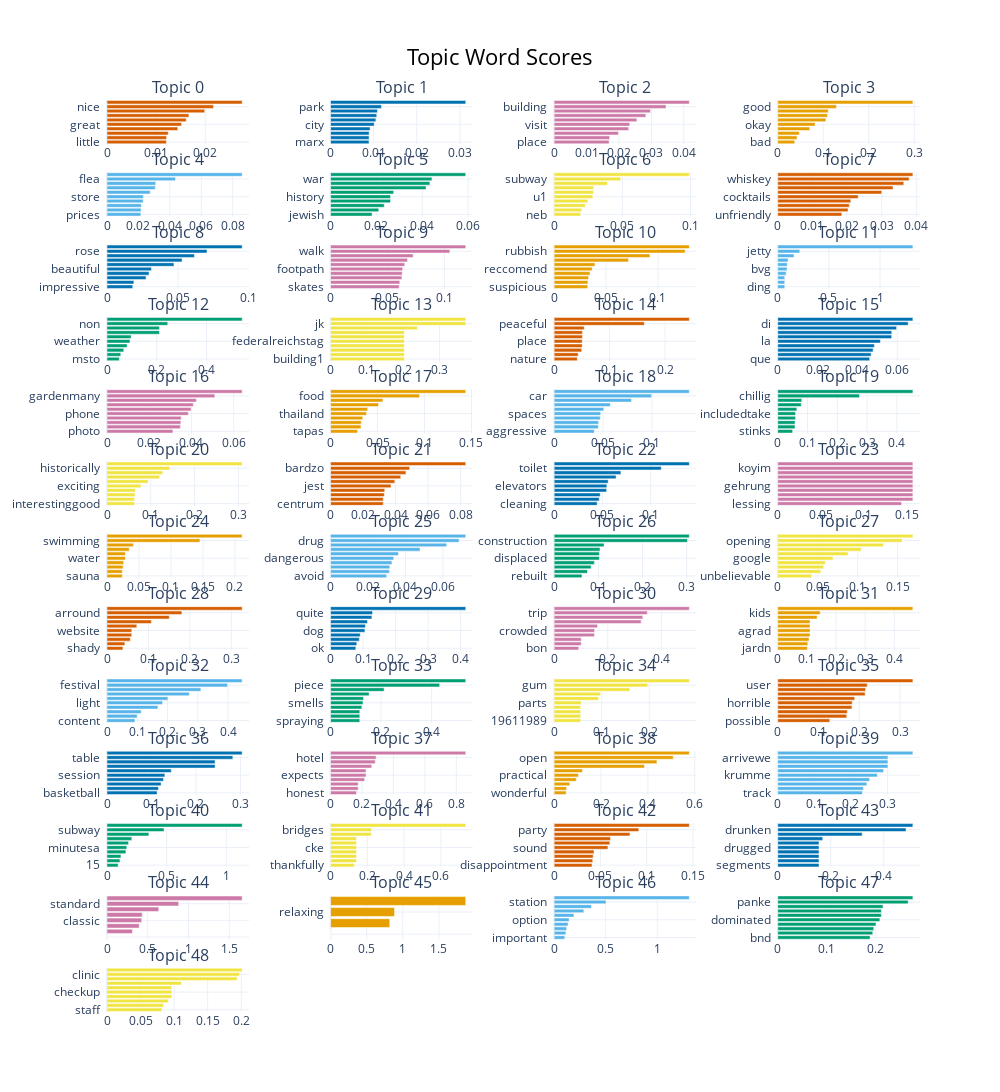

Notebook code cell kept with this figure:
### Code cell
topic_model.visualize_barchart(top_n_topics = 50, n_words = 20)

### Figure 1 — Plotly figure (JSON) as saved in the notebook; plotly's stock layout.template omitted (floating-point values rounded to 4 significant figures)
{"data": [{"marker": {"color": "#D55E00"}, "orientation": "h", "type": "bar", "x": [0.0121, 0.01213, 0.01248, 0.01442, 0.01518, 0.01613, 0.01668, 0.01989, 0.02169, 0.02752], "xaxis": "x", "y": ["little  ", "good  ", "walk  ", "small  ", "great  ", "playground  ", "beautiful  ", "place  ", "nice  ", "park  "], "yaxis": "y"}, {"marker": {"color": "#0072B2"}, "orientation": "h", "type": "bar", "x": [0.008913, 0.008935, 0.00895, 0.009161, 0.01012, 0.0105, 0.01071, 0.01088, 0.01181, 0.03136], "xaxis": "x2", "y": ["marx  ", "brandenburg  ", "best  ", "cathedral  ", "city  ", "place  ", "german  ", "visit  ", "park  ", "berlin  "], "yaxis": "y2"}, {"marker": {"color": "#CC79A7"}, "orientation": "h", "type": "bar", "x": [0.01695, 0.01712, 0.01984, 0.023, 0.02332, 0.02553, 0.0283, 0.02974, 0.03451, 0.04171], "xaxis": "x3", "y": ["place  ", "modern  ", "worth  ", "tour  ", "visit  ", "beautiful  ", "view  ", "architecture  ", "building  ", "church  "], "yaxis": "y3"}, {"marker": {"color": "#E69F00"}, "orientation": "h", "type": "bar", "x": [0.03732, 0.04237, 0.04746, 0.07039, 0.08193, 0.1057, 0.1095, 0.111, 0.1289, 0.2969], "xaxis": "x4", "y": ["bad  ", "love  ", "great  ", "gut  ", "okay  ", "beautiful  ", "cool  ", "nice  ", "good  ", "ok  "], "yaxis": "y4"}, {"marker": {"color": "#56B4E9"}, "orientation": "h", "type": "bar", "x": [0.02153, 0.0217, 0.02189, 0.02304, 0.02313, 0.02747, 0.03073, 0.03105, 0.04363, 0.08604], "xaxis": "x5", "y": ["prices  ", "stalls  ", "books  ", "selection  ", "store  ", "sunday  ", "clothes  ", "saturday  ", "flea  ", "market  "], "yaxis": "y5"}, {"marker": {"color": "#009E73"}, "orientation": "h", "type": "bar", "x": [0.01809, 0.02102, 0.02341, 0.02617, 0.02617, 0.02753, 0.04166, 0.04332, 0.04423, 0.05898], "xaxis": "x6", "y": ["jewish  ", "victims  ", "prison  ", "soldiers  ", "history  ", "monument  ", "soviet  ", "cemetery  ", "war  ", "memorial  "], "yaxis": "y6"}, {"marker": {"color": "#F0E442"}, "orientation": "h", "type": "bar", "x": [0.01945, 0.0203, 0.02282, 0.02469, 0.02838, 0.02883, 0.02889, 0.03919, 0.04883, 0.09916], "xaxis": "x7", "y": ["neb  ", "ubahn  ", "elevator  ", "trains  ", "u1  ", "sbahn  ", "u3  ", "train  ", "subway  ", "station  "], "yaxis": "y7"}, {"marker": {"color": "#D55E00"}, "orientation": "h", "type": "bar", "x": [0.01849, 0.02029, 0.02066, 0.0211, 0.02321, 0.03002, 0.03327, 0.03638, 0.03793, 0.03901], "xaxis": "x8", "y": ["unfriendly  ", "whiskeys  ", "friendly  ", "menu  ", "cocktails  ", "bar  ", "staff  ", "food  ", "whiskey  ", "service  "], "yaxis": "y8"}, {"marker": {"color": "#0072B2"}, "orientation": "h", "type": "bar", "x": [0.01816, 0.01894, 0.0275, 0.0296, 0.0313, 0.04716, 0.05286, 0.06156, 0.07043, 0.09519], "xaxis": "x9", "y": ["impressive  ", "artistic  ", "beauty  ", "statues  ", "beautiful  ", "flowers  ", "roses  ", "tiergarten  ", "rose  ", "garden  "], "yaxis": "y9"}, {"marker": {"color": "#CC79A7"}, "orientation": "h", "type": "bar", "x": [0.06024, 0.0608, 0.06264, 0.06296, 0.06333, 0.06514, 0.06759, 0.07254, 0.1048, 0.1187], "xaxis": "x10", "y": ["skates  ", "shared  ", "bearable  ", "cyclists  ", "footpath  ", "beginners  ", "autumnwinter  ", "roller  ", "walk  ", "route  "], "yaxis": "y10"}, {"marker": {"color": "#E69F00"}, "orientation": "h", "type": "bar", "x": [0.03236, 0.03258, 0.03309, 0.0345, 0.03664, 0.0393, 0.07157, 0.09226, 0.1262, 0.1302], "xaxis": "x11", "y": ["suspicious  ", "grass  ", "garbage  ", "ts  ", "reccomend  ", "littered  ", "unfortunately  ", "clean  ", "rubbish  ", "dirty  "], "yaxis": "y11"}, {"marker": {"color": "#56B4E9"}, "orientation": "h", "type": "bar", "x": [0.06875, 0.06875, 0.06875, 0.08244, 0.09074, 0.0928, 0.1012, 0.1587, 0.2158, 1.321], "xaxis": "x12", "y": ["ding  ", "bb  ", "fdxb  ", "simply  ", "bvg  ", "mega  ", "mid  ", "superb  ", "jetty  ", "super  "], "yaxis": "y12"}, {"marker": {"color": "#009E73"}, "orientation": "h", "type": "bar", "x": [0.04936, 0.05531, 0.06731, 0.08079, 0.09245, 0.09702, 0.2109, 0.2109, 0.2442, 0.5434], "xaxis": "x13", "y": ["msto  ", "worth  ", "gu  ", "ut  ", "weather  ", "trip  ", "wound  ", "erable  ", "non  ", "ne  "], "yaxis": "y13"}, {"marker": {"color": "#F0E442"}, "orientation": "h", "type": "bar", "x": [0.2029, 0.2029, 0.2029, 0.2029, 0.2029, 0.2029, 0.2029, 0.2386, 0.372, 0.372], "xaxis": "x14", "y": ["building1  ", "ids  ", "n228  ", "machineeduardo  ", "federalreichstag  ", "frank198219981991volume  ", "chonen  ", "google  ", "jk  ", "kp  "], "yaxis": "y14"}, {"marker": {"color": "#D55E00"}, "orientation": "h", "type": "bar", "x": [0.04173, 0.04323, 0.0497, 0.05063, 0.05065, 0.05097, 0.05097, 0.05419, 0.1626, 0.2437], "xaxis": "x15", "y": ["nature  ", "quietly  ", "peace  ", "silence  ", "place  ", "spruced  ", "ieckiem  ", "nice  ", "peaceful  ", "quiet  "], "yaxis": "y15"}, {"marker": {"color": "#0072B2"}, "orientation": "h", "type": "bar", "x": [0.04616, 0.04691, 0.04791, 0.04853, 0.05155, 0.05722, 0.05727, 0.05967, 0.06549, 0.06787], "xaxis": "x16", "y": ["que  ", "en  ", "muy  ", "del  ", "la  ", "lugar  ", "che  ", "il  ", "di  ", "una  "], "yaxis": "y16"}, {"marker": {"color": "#CC79A7"}, "orientation": "h", "type": "bar", "x": [0.03123, 0.03475, 0.03497, 0.03515, 0.03855, 0.03982, 0.04088, 0.04232, 0.05107, 0.06402], "xaxis": "x17", "y": ["photo  ", "colors  ", "possible  ", "memory  ", "phone  ", "remember  ", "stopped  ", "ruins  ", "gardenmany  ", "youll  "], "yaxis": "y17"}, {"marker": {"color": "#E69F00"}, "orientation": "h", "type": "bar", "x": [0.02872, 0.03238, 0.03269, 0.03429, 0.03828, 0.03951, 0.05106, 0.05566, 0.09463, 0.1439], "xaxis": "x18", "y": ["tapas  ", "dishes  ", "delicious  ", "asian  ", "thailand  ", "pad  ", "vietnamese  ", "authentic  ", "food  ", "thai  "], "yaxis": "y18"}, {"marker": {"color": "#56B4E9"}, "orientation": "h", "type": "bar", "x": [0.04099, 0.04515, 0.04547, 0.04718, 0.04761, 0.05072, 0.05745, 0.0791, 0.09965, 0.1382], "xaxis": "x19", "y": ["aggressive  ", "make  ", "pedestrians  ", "recklessly  ", "spaces  ", "speeding  ", "garage  ", "cyclists  ", "car  ", "parking  "], "yaxis": "y19"}, {"marker": {"color": "#009E73"}, "orientation": "h", "type": "bar", "x": [0.05, 0.05803, 0.05822, 0.05981, 0.05981, 0.06411, 0.07895, 0.0807, 0.2747, 0.4539], "xaxis": "x20", "y": ["stinks  ", "chilling  ", "place  ", "spartan  ", "includedtake  ", "totally  ", "chillout  ", "spot  ", "chillig  ", "chill  "], "yaxis": "y20"}, {"marker": {"color": "#F0E442"}, "orientation": "h", "type": "bar", "x": [0.06303, 0.06303, 0.06389, 0.06499, 0.07753, 0.09394, 0.1201, 0.1272, 0.1434, 0.3086], "xaxis": "x21", "y": ["interestinggood  ", "gums  ", "site  ", "seeing  ", "exciting  ", "valuable  ", "history  ", "historical  ", "historically  ", "interesting  "], "yaxis": "y21"}, {"marker": {"color": "#D55E00"}, "orientation": "h", "type": "bar", "x": [0.03242, 0.03242, 0.03307, 0.03332, 0.03719, 0.03951, 0.04316, 0.04637, 0.04865, 0.08315], "xaxis": "x22", "y": ["centrum  ", "om  ", "te  ", "tot  ", "jest  ", "iin  ", "na  ", "miejsce  ", "bardzo  ", "bir  "], "yaxis": "y22"}, {"marker": {"color": "#0072B2"}, "orientation": "h", "type": "bar", "x": [0.04454, 0.04667, 0.0477, 0.05433, 0.05457, 0.05597, 0.06415, 0.06913, 0.1109, 0.14], "xaxis": "x23", "y": ["cleaning  ", "unfortunately  ", "public  ", "parking  ", "elevators  ", "used  ", "toilets  ", "smell  ", "toilet  ", "urine  "], "yaxis": "y23"}, {"marker": {"color": "#CC79A7"}, "orientation": "h", "type": "bar", "x": [0.1439, 0.157, 0.157, 0.157, 0.157, 0.157, 0.157, 0.157, 0.157, 0.157], "xaxis": "x24", "y": ["lessing  ", "p2  ", "chwil  ", "choralspace  ", "gehrung  ", "hhe  ", "hilalspor  ", "amina  ", "koyim  ", "p3  "], "yaxis": "y24"}, {"marker": {"color": "#E69F00"}, "orientation": "h", "type": "bar", "x": [0.02396, 0.02396, 0.02521, 0.02614, 0.02874, 0.02875, 0.03476, 0.04131, 0.1453, 0.2114], "xaxis": "x25", "y": ["sauna  ", "temperature  ", "changing  ", "rooms  ", "water  ", "pools  ", "clean  ", "swim  ", "swimming  ", "pool  "], "yaxis": "y25"}, {"marker": {"color": "#56B4E9"}, "orientation": "h", "type": "bar", "x": [0.02997, 0.03145, 0.03162, 0.03278, 0.03373, 0.03627, 0.0478, 0.06206, 0.06866, 0.07221], "xaxis": "x26", "y": ["avoid  ", "park  ", "yelling  ", "dont  ", "dangerous  ", "offered  ", "aggressive  ", "dealers  ", "drug  ", "drugs  "], "yaxis": "y26"}, {"marker": {"color": "#009E73"}, "orientation": "h", "type": "bar", "x": [0.06296, 0.07536, 0.08376, 0.09107, 0.1024, 0.1024, 0.1038, 0.113, 0.3018, 0.306], "xaxis": "x27", "y": ["rebuilt  ", "politics  ", "renovated  ", "better  ", "displaced  ", "neverending  ", "site  ", "sites  ", "construction  ", "renovation  "], "yaxis": "y27"}, {"marker": {"color": "#F0E442"}, "orientation": "h", "type": "bar", "x": [0.04253, 0.05389, 0.05746, 0.05952, 0.06915, 0.08797, 0.1044, 0.1322, 0.1556, 0.1691], "xaxis": "x28", "y": ["unbelievable  ", "incorrect  ", "hours  ", "correct  ", "google  ", "times  ", "website  ", "open  ", "opening  ", "closed  "], "yaxis": "y28"}, {"marker": {"color": "#D55E00"}, "orientation": "h", "type": "bar", "x": [0.03841, 0.04314, 0.05622, 0.05975, 0.05982, 0.07188, 0.1071, 0.1502, 0.1807, 0.3261], "xaxis": "x29", "y": ["shady  ", "missing  ", "dogs  ", "ok  ", "website  ", "pm  ", "wasnt  ", "clean  ", "arround  ", "benches  "], "yaxis": "y29"}, {"marker": {"color": "#0072B2"}, "orientation": "h", "type": "bar", "x": [0.07768, 0.08058, 0.08838, 0.09123, 0.1056, 0.1072, 0.1136, 0.1271, 0.1291, 0.4157], "xaxis": "x30", "y": ["ok  ", "fortunately  ", "bit  ", "newspaper  ", "dog  ", "walk  ", "quiet  ", "nice  ", "quite  ", "small  "], "yaxis": "y30"}, {"marker": {"color": "#CC79A7"}, "orientation": "h", "type": "bar", "x": [0.09183, 0.101, 0.101, 0.1503, 0.1507, 0.1618, 0.3244, 0.3307, 0.3474, 0.5041], "xaxis": "x31", "y": ["bon  ", "charter  ", "ami  ", "location  ", "crowded  ", "better  ", "piers  ", "embarkation  ", "trip  ", "boat  "], "yaxis": "y31"}, {"marker": {"color": "#E69F00"}, "orientation": "h", "type": "bar", "x": [0.1017, 0.1033, 0.1075, 0.1109, 0.1109, 0.1109, 0.1109, 0.1351, 0.1456, 0.4638], "xaxis": "x32", "y": ["jardn  ", "ones  ", "suitable  ", "tardes  ", "agrad  ", "adultos  ", "kiddies  ", "impressed  ", "kids  ", "children  "], "yaxis": "y32"}, {"marker": {"color": "#56B4E9"}, "orientation": "h", "type": "bar", "x": [0.09246, 0.09942, 0.113, 0.1682, 0.1836, 0.2012, 0.2721, 0.3101, 0.3982, 0.4466], "xaxis": "x33", "y": ["content  ", "2016  ", "03102018  ", "location  ", "light  ", "installation  ", "low  ", "key  ", "festival  ", "lights  "], "yaxis": "y33"}, {"marker": {"color": "#009E73"}, "orientation": "h", "type": "bar", "x": [0.1155, 0.1155, 0.1155, 0.1238, 0.1282, 0.1303, 0.1525, 0.2118, 0.4317, 0.5348], "xaxis": "x34", "y": ["spraying  ", "cemeteryyou  ", "deepest  ", "nice  ", "smells  ", "tip  ", "insider  ", "houseboats  ", "piece  ", "water  "], "yaxis": "y34"}, {"marker": {"color": "#F0E442"}, "orientation": "h", "type": "bar", "x": [0.05587, 0.05587, 0.05587, 0.05587, 0.05709, 0.09353, 0.09756, 0.1592, 0.197, 0.2844], "xaxis": "x35", "y": ["19611989  ", "gumthis  ", "wellunfortunately  ", "residue  ", "parts  ", "remains  ", "covered  ", "chewing  ", "gum  ", "wall  "], "yaxis": "y35"}, {"marker": {"color": "#D55E00"}, "orientation": "h", "type": "bar", "x": [0.1277, 0.1692, 0.1707, 0.182, 0.1826, 0.1887, 0.2143, 0.2154, 0.2194, 0.3314], "xaxis": "x36", "y": ["possible  ", "deduction  ", "unfortunately  ", "isosceles  ", "horrible  ", "zero  ", "dealer  ", "stars  ", "user  ", "star  "], "yaxis": "y36"}, {"marker": {"color": "#0072B2"}, "orientation": "h", "type": "bar", "x": [0.1125, 0.1156, 0.1216, 0.127, 0.13, 0.1444, 0.243, 0.243, 0.2829, 0.3038], "xaxis": "x37", "y": ["basketball  ", "pingpong  ", "casual  ", "play  ", "session  ", "colleague  ", "pong  ", "ping  ", "table  ", "tennis  "], "yaxis": "y37"}, {"marker": {"color": "#CC79A7"}, "orientation": "h", "type": "bar", "x": [0.165, 0.1754, 0.1754, 0.2167, 0.2257, 0.2257, 0.2619, 0.2841, 0.29, 0.8602], "xaxis": "x38", "y": ["honest  ", "cause  ", "mention  ", "spiritual  ", "expects  ", "ppl  ", "said  ", "created  ", "hotel  ", "special  "], "yaxis": "y38"}, {"marker": {"color": "#E69F00"}, "orientation": "h", "type": "bar", "x": [0.05099, 0.05283, 0.06669, 0.09455, 0.104, 0.1209, 0.3854, 0.4385, 0.5081, 0.5767], "xaxis": "x39", "y": ["wonderful  ", "center  ", "urban  ", "unexpected  ", "practical  ", "eyecatcher  ", "city  ", "middle  ", "open  ", "space  "], "yaxis": "y39"}, {"marker": {"color": "#56B4E9"}, "orientation": "h", "type": "bar", "x": [0.2311, 0.2339, 0.2432, 0.2508, 0.272, 0.2889, 0.3009, 0.3009, 0.3009, 0.369], "xaxis": "x40", "y": ["track  ", "correct  ", "waited  ", "triangular  ", "krumme  ", "lanke  ", "magnetic  ", "clues  ", "arrivewe  ", "train  "], "yaxis": "y40"}, {"marker": {"color": "#009E73"}, "orientation": "h", "type": "bar", "x": [0.09363, 0.1086, 0.1169, 0.1584, 0.1658, 0.1808, 0.208, 0.3508, 0.4782, 1.133], "xaxis": "x41", "y": ["15  ", "u7  ", "disgrace  ", "perfect  ", "minutesa  ", "lotterywaiting  ", "good  ", "directions  ", "subway  ", "connection  "], "yaxis": "y41"}, {"marker": {"color": "#F0E442"}, "orientation": "h", "type": "bar", "x": [0.1293, 0.141, 0.141, 0.141, 0.141, 0.141, 0.141, 0.2213, 0.2227, 0.7353], "xaxis": "x42", "y": ["thankfully  ", "stable  ", "spreebo  ", "obstacles  ", "cke  ", "lows  ", "yep  ", "overcome  ", "bridges  ", "bridge  "], "yaxis": "y42"}, {"marker": {"color": "#D55E00"}, "orientation": "h", "type": "bar", "x": [0.04095, 0.04171, 0.04218, 0.04308, 0.05811, 0.06017, 0.06085, 0.0819, 0.09148, 0.146], "xaxis": "x43", "y": ["disappointment  ", "bad  ", "complete  ", "worst  ", "sound  ", "music  ", "bars  ", "vip  ", "party  ", "fireworks  "], "yaxis": "y43"}, {"marker": {"color": "#0072B2"}, "orientation": "h", "type": "bar", "x": [0.1556, 0.1556, 0.1556, 0.1556, 0.1556, 0.1556, 0.1697, 0.3181, 0.4836, 0.5095], "xaxis": "x44", "y": ["segments  ", "soontobe  ", "kom  ", "stuk  ", "drugged  ", "uit  ", "summer  ", "doing  ", "drunken  ", "touristswhy  "], "yaxis": "y44"}, {"marker": {"color": "#CC79A7"}, "orientation": "h", "type": "bar", "x": [1e-05, 1e-05, 1e-05, 0.3123, 0.3953, 0.4255, 0.4324, 0.6355, 0.8799, 1.659], "xaxis": "x45", "y": ["  ", "  ", "  ", "natural  ", "private  ", "classic  ", "usual  ", "ahhh  ", "standard  ", "normal  "], "yaxis": "y45"}, {"marker": {"color": "#E69F00"}, "orientation": "h", "type": "bar", "x": [1e-05, 1e-05, 1e-05, 1e-05, 1e-05, 1e-05, 1e-05, 0.8192, 0.885, 1.871], "xaxis": "x46", "y": ["  ", "  ", "  ", "  ", "  ", "  ", "  ", "cool  ", "relaxing  ", "mega  "], "yaxis": "y46"}, {"marker": {"color": "#56B4E9"}, "orientation": "h", "type": "bar", "x": [0.1034, 0.1137, 0.1206, 0.1348, 0.1459, 0.1917, 0.2877, 0.3619, 0.5031, 1.312], "xaxis": "x47", "y": ["important  ", "pictures  ", "transport  ", "class  ", "option  ", "account  ", "ive  ", "known  ", "station  ", "transfer  "], "yaxis": "y47"}, {"marker": {"color": "#009E73"}, "orientation": "h", "type": "bar", "x": [0.1895, 0.195, 0.1971, 0.2015, 0.2095, 0.2126, 0.2126, 0.2161, 0.2676, 0.2773], "xaxis": "x48", "y": ["bnd  ", "term  ", "partially  ", "combination  ", "dominated  ", "flows  ", "misleading  ", "channel  ", "panke  ", "path  "], "yaxis": "y48"}, {"marker": {"color": "#F0E442"}, "orientation": "h", "type": "bar", "x": [0.08175, 0.08428, 0.0914, 0.09653, 0.09653, 0.09653, 0.1108, 0.1938, 0.1975, 0.2014], "xaxis": "x49", "y": ["staff  ", "help  ", "prof  ", "glaucoma  ", "checkup  ", "tetz  ", "dr  ", "doctor  ", "clinic  ", "eye  "], "yaxis": "y49"}], "layout": {"annotations": [{"font": {"size": 16}, "showarrow": false, "text": "Topic 0", "x": 0.0875, "xanchor": "center", "xref": "paper", "y": 1.0, "yanchor": "bottom", "yref": "paper"}, {"font": {"size": 16}, "showarrow": false, "text": "Topic 1", "x": 0.3625, "xanchor": "center", "xref": "paper", "y": 1.0, "yanchor": "bottom", "yref": "paper"}, {"font": {"size": 16}, "showarrow": false, "text": "Topic 2", "x": 0.6375, "xanchor": "center", "xref": "paper", "y": 1.0, "yanchor": "bottom", "yref": "paper"}, {"font": {"size": 16}, "showarrow": false, "text": "Topic 3", "x": 0.9125, "xanchor": "center", "xref": "paper", "y": 1.0, "yanchor": "bottom", "yref": "paper"}, {"font": {"size": 16}, "showarrow": false, "text": "Topic 4", "x": 0.0875, "xanchor": "center", "xref": "paper", "y": 0.9207, "yanchor": "bottom", "yref": "paper"}, {"font": {"size": 16}, "showarrow": false, "text": "Topic 5", "x": 0.3625, "xanchor": "center", "xref": "paper", "y": 0.9207, "yanchor": "bottom", "yref": "paper"}, {"font": {"size": 16}, "showarrow": false, "text": "Topic 6", "x": 0.6375, "xanchor": "center", "xref": "paper", "y": 0.9207, "yanchor": "bottom", "yref": "paper"}, {"font": {"size": 16}, "showarrow": false, "text": "Topic 7", "x": 0.9125, "xanchor": "center", "xref": "paper", "y": 0.9207, "yanchor": "bottom", "yref": "paper"}, {"font": {"size": 16}, "showarrow": false, "text": "Topic 8", "x": 0.0875, "xanchor": "center", "xref": "paper", "y": 0.8414, "yanchor": "bottom", "yref": "paper"}, {"font": {"size": 16}, "showarrow": false, "text": "Topic 9", "x": 0.3625, "xanchor": "center", "xref": "paper", "y": 0.8414, "yanchor": "bottom", "yref": "paper"}, {"font": {"size": 16}, "showarrow": false, "text": "Topic 10", "x": 0.6375, "xanchor": "center", "xref": "paper", "y": 0.8414, "yanchor": "bottom", "yref": "paper"}, {"font": {"size": 16}, "showarrow": false, "text": "Topic 11", "x": 0.9125, "xanchor": "center", "xref": "paper", "y": 0.8414, "yanchor": "bottom", "yref": "paper"}, {"font": {"size": 16}, "showarrow": false, "text": "Topic 12", "x": 0.0875, "xanchor": "center", "xref": "paper", "y": 0.7621, "yanchor": "bottom", "yref": "paper"}, {"font": {"size": 16}, "showarrow": false, "text": "Topic 13", "x": 0.3625, "xanchor": "center", "xref": "paper", "y": 0.7621, "yanchor": "bottom", "yref": "paper"}, {"font": {"size": 16}, "showarrow": false, "text": "Topic 14", "x": 0.6375, "xanchor": "center", "xref": "paper", "y": 0.7621, "yanchor": "bottom", "yref": "paper"}, {"font": {"size": 16}, "showarrow": false, "text": "Topic 15", "x": 0.9125, "xanchor": "center", "xref": "paper", "y": 0.7621, "yanchor": "bottom", "yref": "paper"}, {"font": {"size": 16}, "showarrow": false, "text": "Topic 16", "x": 0.0875, "xanchor": "center", "xref": "paper", "y": 0.6828, "yanchor": "bottom", "yref": "paper"}, {"font": {"size": 16}, "showarrow": false, "text": "Topic 17", "x": 0.3625, "xanchor": "center", "xref": "paper", "y": 0.6828, "yanchor": "bottom", "yref": "paper"}, {"font": {"size": 16}, "showarrow": false, "text": "Topic 18", "x": 0.6375, "xanchor": "center", "xref": "paper", "y": 0.6828, "yanchor": "bottom", "yref": "paper"}, {"font": {"size": 16}, "showarrow": false, "text": "Topic 19", "x": 0.9125, "xanchor": "center", "xref": "paper", "y": 0.6828, "yanchor": "bottom", "yref": "paper"}, {"font": {"size": 16}, "showarrow": false, "text": "Topic 20", "x": 0.0875, "xanchor": "center", "xref": "paper", "y": 0.6036, "yanchor": "bottom", "yref": "paper"}, {"font": {"size": 16}, "showarrow": false, "text": "Topic 21", "x": 0.3625, "xanchor": "center", "xref": "paper", "y": 0.6036, "yanchor": "bottom", "yref": "paper"}, {"font": {"size": 16}, "showarrow": false, "text": "Topic 22", "x": 0.6375, "xanchor": "center", "xref": "paper", "y": 0.6036, "yanchor": "bottom", "yref": "paper"}, {"font": {"size": 16}, "showarrow": false, "text": "Topic 23", "x": 0.9125, "xanchor": "center", "xref": "paper", "y": 0.6036, "yanchor": "bottom", "yref": "paper"}, {"font": {"size": 16}, "showarrow": false, "text": "Topic 24", "x": 0.0875, "xanchor": "center", "xref": "paper", "y": 0.5243, "yanchor": "bottom", "yref": "paper"}, {"font": {"size": 16}, "showarrow": false, "text": "Topic 25", "x": 0.3625, "xanchor": "center", "xref": "paper", "y": 0.5243, "yanchor": "bottom", "yref": "paper"}, {"font": {"size": 16}, "showarrow": false, "text": "Topic 26", "x": 0.6375, "xanchor": "center", "xref": "paper", "y": 0.5243, "yanchor": "bottom", "yref": "paper"}, {"font": {"size": 16}, "showarrow": false, "text": "Topic 27", "x": 0.9125, "xanchor": "center", "xref": "paper", "y": 0.5243, "yanchor": "bottom", "yref": "paper"}, {"font": {"size": 16}, "showarrow": false, "text": "Topic 28", "x": 0.0875, "xanchor": "center", "xref": "paper", "y": 0.445, "yanchor": "bottom", "yref": "paper"}, {"font": {"size": 16}, "showarrow": false, "text": "Topic 29", "x": 0.3625, "xanchor": "center", "xref": "paper", "y": 0.445, "yanchor": "bottom", "yref": "paper"}, {"font": {"size": 16}, "showarrow": false, "text": "Topic 30", "x": 0.6375, "xanchor": "center", "xref": "paper", "y": 0.445, "yanchor": "bottom", "yref": "paper"}, {"font": {"size": 16}, "showarrow": false, "text": "Topic 31", "x": 0.9125, "xanchor": "center", "xref": "paper", "y": 0.445, "yanchor": "bottom", "yref": "paper"}, {"font": {"size": 16}, "showarrow": false, "text": "Topic 32", "x": 0.0875, "xanchor": "center", "xref": "paper", "y": 0.3657, "yanchor": "bottom", "yref": "paper"}, {"font": {"size": 16}, "showarrow": false, "text": "Topic 33", "x": 0.3625, "xanchor": "center", "xref": "paper", "y": 0.3657, "yanchor": "bottom", "yref": "paper"}, {"font": {"size": 16}, "showarrow": false, "text": "Topic 34", "x": 0.6375, "xanchor": "center", "xref": "paper", "y": 0.3657, "yanchor": "bottom", "yref": "paper"}, {"font": {"size": 16}, "showarrow": false, "text": "Topic 35", "x": 0.9125, "xanchor": "center", "xref": "paper", "y": 0.3657, "yanchor": "bottom", "yref": "paper"}, {"font": {"size": 16}, "showarrow": false, "text": "Topic 36", "x": 0.0875, "xanchor": "center", "xref": "paper", "y": 0.2864, "yanchor": "bottom", "yref": "paper"}, {"font": {"size": 16}, "showarrow": false, "text": "Topic 37", "x": 0.3625, "xanchor": "center", "xref": "paper", "y": 0.2864, "yanchor": "bottom", "yref": "paper"}, {"font": {"size": 16}, "showarrow": false, "text": "Topic 38", "x": 0.6375, "xanchor": "center", "xref": "paper", "y": 0.2864, "yanchor": "bottom", "yref": "paper"}, {"font": {"size": 16}, "showarrow": false, "text": "Topic 39", "x": 0.9125, "xanchor": "center", "xref": "paper", "y": 0.2864, "yanchor": "bottom", "yref": "paper"}, {"font": {"size": 16}, "showarrow": false, "text": "Topic 40", "x": 0.0875, "xanchor": "center", "xref": "paper", "y": 0.2071, "yanchor": "bottom", "yref": "paper"}, {"font": {"size": 16}, "showarrow": false, "text": "Topic 41", "x": 0.3625, "xanchor": "center", "xref": "paper", "y": 0.2071, "yanchor": "bottom", "yref": "paper"}, {"font": {"size": 16}, "showarrow": false, "text": "Topic 42", "x": 0.6375, "xanchor": "center", "xref": "paper", "y": 0.2071, "yanchor": "bottom", "yref": "paper"}, {"font": {"size": 16}, "showarrow": false, "text": "Topic 43", "x": 0.9125, "xanchor": "center", "xref": "paper", "y": 0.2071, "yanchor": "bottom", "yref": "paper"}, {"font": {"size": 16}, "showarrow": false, "text": "Topic 44", "x": 0.0875, "xanchor": "center", "xref": "paper", "y": 0.1278, "yanchor": "bottom", "yref": "paper"}, {"font": {"size": 16}, "showarrow": false, "text": "Topic 45", "x": 0.3625, "xanchor": "center", "xref": "paper", "y": 0.1278, "yanchor": "bottom", "yref": "paper"}, {"font": {"size": 16}, "showarrow": false, "text": "Topic 46", "x": 0.6375, "xanchor": "center", "xref": "paper", "y": 0.1278, "yanchor": "bottom", "yref": "paper"}, {"font": {"size": 16}, "showarrow": false, "text": "Topic 47", "x": 0.9125, "xanchor": "center", "xref": "paper", "y": 0.1278, "yanchor": "bottom", "yref": "paper"}, {"font": {"size": 16}, "showarrow": false, "text": "Topic 48", "x": 0.0875, "xanchor": "center", "xref": "paper", "y": 0.04852, "yanchor": "bottom", "yref": "paper"}], "height": 3250, "hoverlabel": {"bgcolor": "white", "font": {"family": "Rockwell", "size": 16}}, "showlegend": false, "title": {"font": {"color": "Black", "size": 22}, "text": "Topic Word Scores", "x": 0.5, "xanchor": "center", "yanchor": "top"}, "width": 1000, "xaxis": {"anchor": "y", "domain": [0, 0.175], "showgrid": true}, "xaxis10": {"anchor": "y10", "domain": [0.275, 0.45], "showgrid": true}, "xaxis11": {"anchor": "y11", "domain": [0.55, 0.725], "showgrid": true}, "xaxis12": {"anchor": "y12", "domain": [0.825, 1], "showgrid": true}, "xaxis13": {"anchor": "y13", "domain": [0, 0.175], "showgrid": true}, "xaxis14": {"anchor": "y14", "domain": [0.275, 0.45], "showgrid": true}, "xaxis15": {"anchor": "y15", "domain": [0.55, 0.725], "showgrid": true}, "xaxis16": {"anchor": "y16", "domain": [0.825, 1], "showgrid": true}, "xaxis17": {"anchor": "y17", "domain": [0, 0.175], "showgrid": true}, "xaxis18": {"anchor": "y18", "domain": [0.275, 0.45], "showgrid": true}, "xaxis19": {"anchor": "y19", "domain": [0.55, 0.725], "showgrid": true}, "xaxis2": {"anchor": "y2", "domain": [0.275, 0.45], "showgrid": true}, "xaxis20": {"anchor": "y20", "domain": [0.825, 1], "showgrid": true}, "xaxis21": {"anchor": "y21", "domain": [0, 0.175], "showgrid": true}, "xaxis22": {"anchor": "y22", "domain": [0.275, 0.45], "showgrid": true}, "xaxis23": {"anchor": "y23", "domain": [0.55, 0.725], "showgrid": true}, "xaxis24": {"anchor": "y24", "domain": [0.825, 1], "showgrid": true}, "xaxis25": {"anchor": "y25", "domain": [0, 0.175], "showgrid": true}, "xaxis26": {"anchor": "y26", "domain": [0.275, 0.45], "showgrid": true}, "xaxis27": {"anchor": "y27", "domain": [0.55, 0.725], "showgrid": true}, "xaxis28": {"anchor": "y28", "domain": [0.825, 1], "showgrid": true}, "xaxis29": {"anchor": "y29", "domain": [0, 0.175], "showgrid": true}, "xaxis3": {"anchor": "y3", "domain": [0.55, 0.725], "showgrid": true}, "xaxis30": {"anchor": "y30", "domain": [0.275, 0.45], "showgrid": true}, "xaxis31": {"anchor": "y31", "domain": [0.55, 0.725], "showgrid": true}, "xaxis32": {"anchor": "y32", "domain": [0.825, 1], "showgrid": true}, "xaxis33": {"anchor": "y33", "domain": [0, 0.175], "showgrid": true}, "xaxis34": {"anchor": "y34", "domain": [0.275, 0.45], "showgrid": true}, "xaxis35": {"anchor": "y35", "domain": [0.55, 0.725], "showgrid": true}, "xaxis36": {"anchor": "y36", "domain": [0.825, 1], "showgrid": true}, "xaxis37": {"anchor": "y37", "domain": [0, 0.175], "showgrid": true}, "xaxis38": {"anchor": "y38", "domain": [0.275, 0.45], "showgrid": true}, "xaxis39": {"anchor": "y39", "domain": [0.55, 0.725], "showgrid": true}, "xaxis4": {"anchor": "y4", "domain": [0.825, 1], "showgrid": true}, "xaxis40": {"anchor": "y40", "domain": [0.825, 1], "showgrid": true}, "xaxis41": {"anchor": "y41", "domain": [0, 0.175], "showgrid": true}, "xaxis42": {"anchor": "y42", "domain": [0.275, 0.45], "showgrid": true}, "xaxis43": {"anchor": "y43", "domain": [0.55, 0.725], "showgrid": true}, "xaxis44": {"anchor": "y44", "domain": [0.825, 1], "showgrid": true}, "xaxis45": {"anchor": "y45", "domain": [0, 0.175], "showgrid": true}, "xaxis46": {"anchor": "y46", "domain": [0.275, 0.45], "showgrid": true}, "xaxis47": {"anchor": "y47", "domain": [0.55, 0.725], "showgrid": true}, "xaxis48": {"anchor": "y48", "domain": [0.825, 1], "showgrid": true}, "xaxis49": {"anchor": "y49", "domain": [0, 0.175], "showgrid": true}, "xaxis5": {"anchor": "y5", "domain": [0, 0.175], "showgrid": true}, "xaxis50": {"anchor": "y50", "domain": [0.275, 0.45], "showgrid": true}, "xaxis51": {"anchor": "y51", "domain": [0.55, 0.725], "showgrid": true}, "xaxis52": {"anchor": "y52", "domain": [0.825, 1], "showgrid": true}, "xaxis6": {"anchor": "y6", "domain": [0.275, 0.45], "showgrid": true}, "xaxis7": {"anchor": "y7", "domain": [0.55, 0.725], "showgrid": true}, "xaxis8": {"anchor": "y8", "domain": [0.825, 1], "showgrid": true}, "xaxis9": {"anchor": "y9", "domain": [0, 0.175], "showgrid": true}, "yaxis": {"anchor": "x", "domain": [0.9515, 1.0], "showgrid": true}, "yaxis10": {"anchor": "x10", "domain": [0.7929, 0.8414], "showgrid": true}, "yaxis11": {"anchor": "x11", "domain": [0.7929, 0.8414], "showgrid": true}, "yaxis12": {"anchor": "x12", "domain": [0.7929, 0.8414], "showgrid": true}, "yaxis13": {"anchor": "x13", "domain": [0.7136, 0.7621], "showgrid": true}, "yaxis14": {"anchor": "x14", "domain": [0.7136, 0.7621], "showgrid": true}, "yaxis15": {"anchor": "x15", "domain": [0.7136, 0.7621], "showgrid": true}, "yaxis16": {"anchor": "x16", "domain": [0.7136, 0.7621], "showgrid": true}, "yaxis17": {"anchor": "x17", "domain": [0.6343, 0.6828], "showgrid": true}, "yaxis18": {"anchor": "x18", "domain": [0.6343, 0.6828], "showgrid": true}, "yaxis19": {"anchor": "x19", "domain": [0.6343, 0.6828], "showgrid": true}, "yaxis2": {"anchor": "x2", "domain": [0.9515, 1.0], "showgrid": true}, "yaxis20": {"anchor": "x20", "domain": [0.6343, 0.6828], "showgrid": true}, "yaxis21": {"anchor": "x21", "domain": [0.555, 0.6036], "showgrid": true}, "yaxis22": {"anchor": "x22", "domain": [0.555, 0.6036], "showgrid": true}, "yaxis23": {"anchor": "x23", "domain": [0.555, 0.6036], "showgrid": true}, "yaxis24": {"anchor": "x24", "domain": [0.555, 0.6036], "showgrid": true}, "yaxis25": {"anchor": "x25", "domain": [0.4757, 0.5243], "showgrid": true}, "yaxis26": {"anchor": "x26", "domain": [0.4757, 0.5243], "showgrid": true}, "yaxis27": {"anchor": "x27", "domain": [0.4757, 0.5243], "showgrid": true}, "yaxis28": {"anchor": "x28", "domain": [0.4757, 0.5243], "showgrid": true}, "yaxis29": {"anchor": "x29", "domain": [0.3964, 0.445], "showgrid": true}, "yaxis3": {"anchor": "x3", "domain": [0.9515, 1.0], "showgrid": true}, "yaxis30": {"anchor": "x30", "domain": [0.3964, 0.445], "showgrid": true}, "yaxis31": {"anchor": "x31", "domain": [0.3964, 0.445], "showgrid": true}, "yaxis32": {"anchor": "x32", "domain": [0.3964, 0.445], "showgrid": true}, "yaxis33": {"anchor": "x33", "domain": [0.3172, 0.3657], "showgrid": true}, "yaxis34": {"anchor": "x34", "domain": [0.3172, 0.3657], "showgrid": true}, "yaxis35": {"anchor": "x35", "domain": [0.3172, 0.3657], "showgrid": true}, "yaxis36": {"anchor": "x36", "domain": [0.3172, 0.3657], "showgrid": true}, "yaxis37": {"anchor": "x37", "domain": [0.2379, 0.2864], "showgrid": true}, "yaxis38": {"anchor": "x38", "domain": [0.2379, 0.2864], "showgrid": true}, "yaxis39": {"anchor": "x39", "domain": [0.2379, 0.2864], "showgrid": true}, "yaxis4": {"anchor": "x4", "domain": [0.9515, 1.0], "showgrid": true}, "yaxis40": {"anchor": "x40", "domain": [0.2379, 0.2864], "showgrid": true}, "yaxis41": {"anchor": "x41", "domain": [0.1586, 0.2071], "showgrid": true}, "yaxis42": {"anchor": "x42", "domain": [0.1586, 0.2071], "showgrid": true}, "yaxis43": {"anchor": "x43", "domain": [0.1586, 0.2071], "showgrid": true}, "yaxis44": {"anchor": "x44", "domain": [0.1586, 0.2071], "showgrid": true}, "yaxis45": {"anchor": "x45", "domain": [0.07929, 0.1278], "showgrid": true}, "yaxis46": {"anchor": "x46", "domain": [0.07929, 0.1278], "showgrid": true}, "yaxis47": {"anchor": "x47", "domain": [0.07929, 0.1278], "showgrid": true}, "yaxis48": {"anchor": "x48", "domain": [0.07929, 0.1278], "showgrid": true}, "yaxis49": {"anchor": "x49", "domain": [0, 0.04852], "showgrid": true}, "yaxis5": {"anchor": "x5", "domain": [0.8722, 0.9207], "showgrid": true}, "yaxis50": {"anchor": "x50", "domain": [0, 0.04852], "showgrid": true}, "yaxis51": {"anchor": "x51", "domain": [0, 0.04852], "showgrid": true}, "yaxis52": {"anchor": "x52", "domain": [0, 0.04852], "showgrid": true}, "yaxis6": {"anchor": "x6", "domain": [0.8722, 0.9207], "showgrid": true}, "yaxis7": {"anchor": "x7", "domain": [0.8722, 0.9207], "showgrid": true}, "yaxis8": {"anchor": "x8", "domain": [0.8722, 0.9207], "showgrid": true}, "yaxis9": {"anchor": "x9", "domain": [0.7929, 0.8414], "showgrid": true}}}
